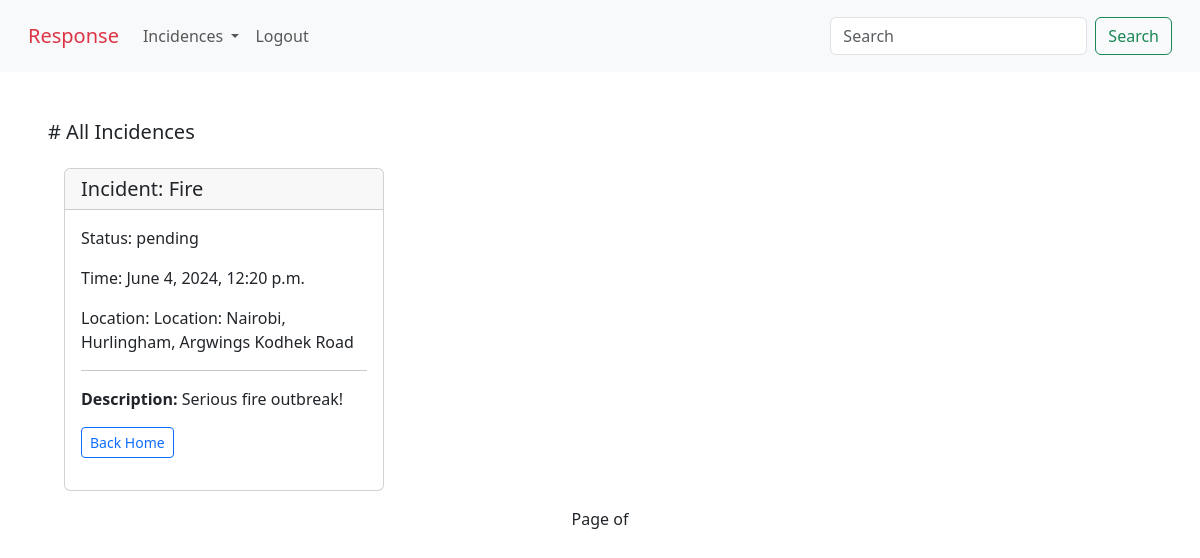
Page /all_incedences/ (signed in) on the earlier database version.
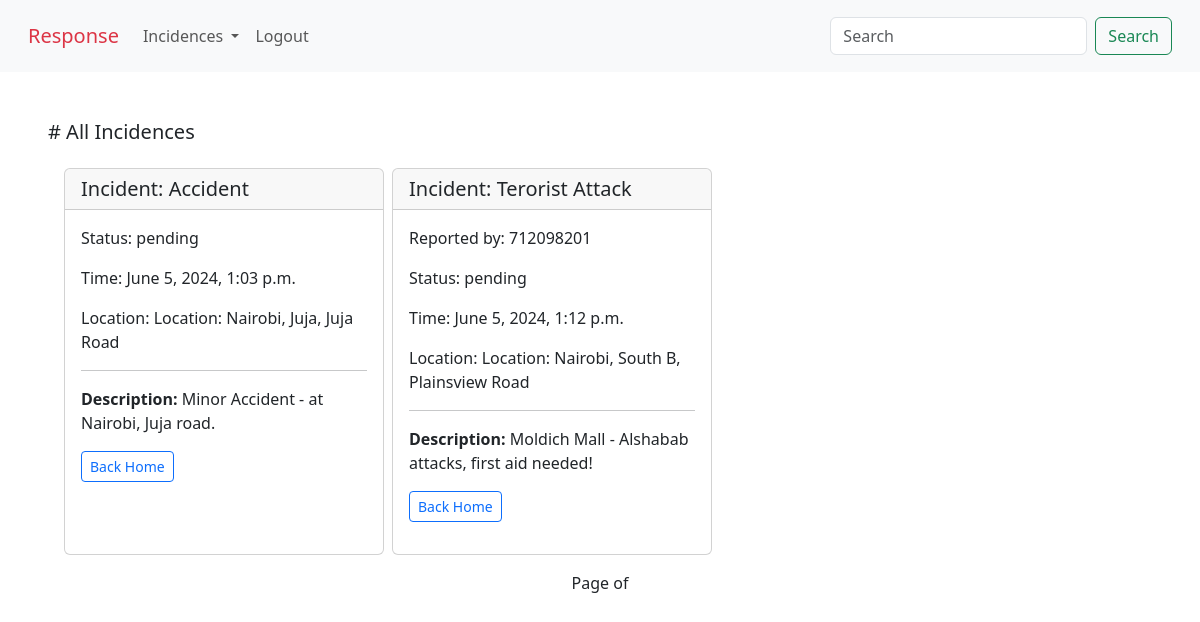
Same page on the later database version.
### administrator/models.py (models this page shows, shortened)
class Incidence(models.Model):
    choices = [
        ('pending', 'Pending'),
        ('assigned', 'Assigned'),
        ('cancelled', 'Cancelled'),
        ('closed', 'Closed'),
    ]
    incidence_type = models.CharField(max_length=100)
    call = models.ForeignKey(Calls, on_delete=models.CASCADE, blank=True, null=True)
    location = models.ForeignKey(Location, on_delete=models.CASCADE)
    desc = models.TextField()
    time_of_incident = models.DateTimeField(auto_now=True)
    status = models.CharField(max_length=50, choices=choices, default="pending")

class Calls(models.Model):
    levels =[
        ('Highest', 'highest'),
        ('Moderate', 'moderate'),
        ('Low', 'low'),
    ]
    caller_name = models.CharField(max_length=100)
    caller_phone = models.IntegerField()
    location = models.ForeignKey(Location, on_delete=models.CASCADE)
    time_of_call = models.DateTimeField(auto_now_add=True)
    priority = models.CharField(max_length=50, choices=levels, default='Moderate')

### main/models.py (models this page shows)
class Location(models.Model):
    address = models.CharField(max_length=255)
    lon = models.FloatField()
    lat = models.FloatField()
    def __str__(self):
        return f'Location: {self.address}'

### main/views.py (the view)
# urls.py: path('all_incedences/', views.all_incedences, name='all_incedences'),
@login_required()
def all_incedences(request):
    incidents = Incidence.objects.filter(status__in=['pending', 'Pending'])
    context = {
        'incidents': incidents,
    }
    return render(request, 'all_incedences.html', context)

### main/templates/all_incedences.html (shortened to what this page needs)
{% extends './home.html' %}
{% block content %}
<div class="p-5">
    <h5 class="fw-lighter"># All Incidences</h5>
    {% if incidents %}
    <div class="p-3 d-flex flex-wrap gap-2">
        {% for incident in incidents %}
        <div class="card" style="width: 20rem;">
            <h5 class="card-header fw-lighter"><strong>Incident: </strong>{{incident.incidence_type}}</h5>
            <div class="card-body">
                {% if incident.call %}
                <p class="fw-lighter"><strong>Reported by:</strong> {{incident.call.caller_phone}}</p>
                {% endif %}
                <p class="fw-lighter"><strong>Status:</strong> {{incident.status}}</p>
                <p class="fw-lighter"><strong>Time:</strong> {{incident.time_of_incident}}</p>
                <p class="fw-lighter mb-3"><strong>Location:</strong> {{incident.location}}</p>
                <hr>
                <p>
                    <strong>Description: </strong> {{incident.desc}}
                </p>
                <a class="btn btn-sm btn-block btn-outline-primary mb-3" href="{% url 'home'%}">Back Home</a>
            </div>
        </div>
        {% endfor %}
    </div>
    <div class='pagination justify-content-center'>
        <span class='mx-4'>
            Page {{ page_obj.number }} of {{ page_obj.paginator.num_pages }}
        </span>
    </div>
    {% else %}
    <h3 class="text-primary">
        No Incidences
    </h3>
    {% endif %}
</div>
{% endblock %}

Differences in the rows shown:
no longer on this page (row edited): Incidence: incidence_type "Fire", status "pending", time_of_incident "June 4, 2024, 12:20 p.m.", location "Location: Nairobi, Hurlingham, Argwings Kodhek Road", desc "Serious fire outbreak!"
added Incidence: incidence_type "Accident", status "pending", time_of_incident "June 5, 2024, 1:03 p.m.", location "Location: Nairobi, Juja, Juja Road", desc "Minor Accident - at Nairobi, Juja road."
added Incidence: incidence_type "Terorist Attack", call.caller_phone "712098201", status "pending", time_of_incident "June 5, 2024, 1:12 p.m.", location "Location: Nairobi, South B, Plainsview Road", desc "Moldich Mall - Alshabab attacks, first aid needed!"
